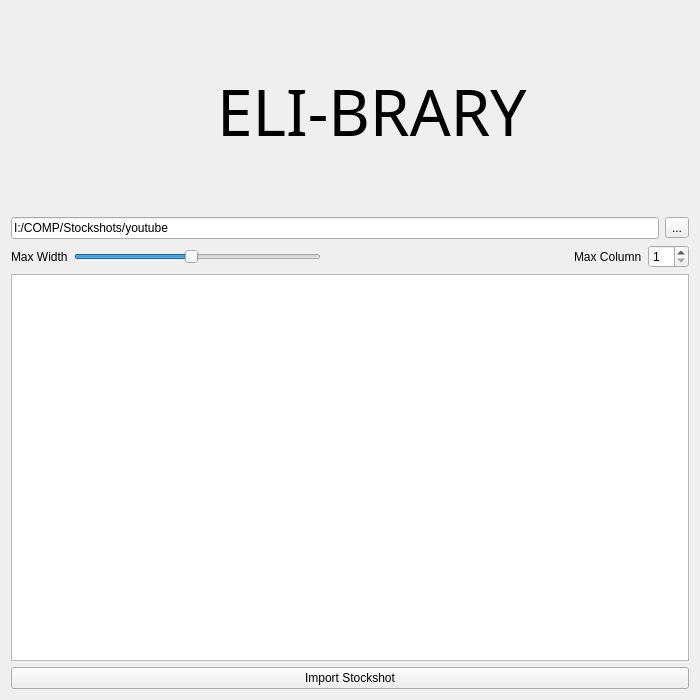
<?xml version="1.0" encoding="UTF-8"?>
<ui version="4.0">
 <class>Form</class>
 <widget class="QWidget" name="Form">
  <property name="geometry">
   <rect>
    <x>0</x>
    <y>0</y>
    <width>700</width>
    <height>700</height>
   </rect>
  </property>
  <property name="minimumSize">
   <size>
    <width>700</width>
    <height>700</height>
   </size>
  </property>
  <property name="maximumSize">
   <size>
    <width>70000</width>
    <height>70000</height>
   </size>
  </property>
  <property name="windowTitle">
   <string>Form</string>
  </property>
  <layout class="QGridLayout" name="gridLayout">
   <item row="1" column="0">
    <layout class="QHBoxLayout" name="horizontalLayout">
     <item>
      <widget class="QLineEdit" name="lineE_path">
       <property name="text">
        <string>I:/COMP/Stockshots/youtube</string>
       </property>
      </widget>
     </item>
     <item>
      <widget class="QToolButton" name="btn_explore">
       <property name="text">
        <string>...</string>
       </property>
      </widget>
     </item>
    </layout>
   </item>
   <item row="3" column="0">
    <widget class="QTableWidget" name="tbl_stockshot">
     <property name="maximumSize">
      <size>
       <width>100000</width>
       <height>100000</height>
      </size>
     </property>
    </widget>
   </item>
   <item row="4" column="0">
    <widget class="QPushButton" name="btn_import">
     <property name="text">
      <string>Import Stockshot</string>
     </property>
    </widget>
   </item>
   <item row="0" column="0">
    <layout class="QHBoxLayout" name="horizontalLayout_2">
     <item>
      <widget class="QLabel" name="label">
       <property name="minimumSize">
        <size>
         <width>200</width>
         <height>200</height>
        </size>
       </property>
       <property name="maximumSize">
        <size>
         <width>200</width>
         <height>200</height>
        </size>
       </property>
       <property name="text">
        <string/>
       </property>
       <property name="pixmap">
        <pixmap>D:/interface python/kitty.png</pixmap>
       </property>
       <property name="scaledContents">
        <bool>true</bool>
       </property>
       <property name="alignment">
        <set>Qt::AlignCenter</set>
       </property>
      </widget>
     </item>
     <item>
      <widget class="QLabel" name="label_2">
       <property name="font">
        <font>
         <family>Montserrat Medium</family>
         <pointsize>48</pointsize>
         <weight>50</weight>
         <bold>false</bold>
        </font>
       </property>
       <property name="text">
        <string>ELI-BRARY</string>
       </property>
      </widget>
     </item>
    </layout>
   </item>
   <item row="2" column="0">
    <layout class="QHBoxLayout" name="horizontalLayout_3">
     <item>
      <widget class="QLabel" name="percent">
       <property name="maximumSize">
        <size>
         <width>500</width>
         <height>16777215</height>
        </size>
       </property>
       <property name="text">
        <string>Max Width</string>
       </property>
      </widget>
     </item>
     <item>
      <widget class="QSlider" name="slider">
       <property name="maximumSize">
        <size>
         <width>500</width>
         <height>16777215</height>
        </size>
       </property>
       <property name="minimum">
        <number>5</number>
       </property>
       <property name="maximum">
        <number>100</number>
       </property>
       <property name="value">
        <number>50</number>
       </property>
       <property name="sliderPosition">
        <number>50</number>
       </property>
       <property name="orientation">
        <enum>Qt::Horizontal</enum>
       </property>
      </widget>
     </item>
     <item>
      <spacer name="horizontalSpacer">
       <property name="orientation">
        <enum>Qt::Horizontal</enum>
       </property>
       <property name="sizeHint" stdset="0">
        <size>
         <width>20</width>
         <height>20</height>
        </size>
       </property>
      </spacer>
     </item>
     <item>
      <widget class="QLabel" name="label_3">
       <property name="maximumSize">
        <size>
         <width>500</width>
         <height>16777215</height>
        </size>
       </property>
       <property name="text">
        <string>Max Column</string>
       </property>
      </widget>
     </item>
     <item>
      <widget class="QSpinBox" name="sbox_amount">
       <property name="maximumSize">
        <size>
         <width>50</width>
         <height>16777215</height>
        </size>
       </property>
       <property name="minimum">
        <number>1</number>
       </property>
       <property name="value">
        <number>1</number>
       </property>
      </widget>
     </item>
    </layout>
   </item>
  </layout>
 </widget>
 <resources/>
 <connections/>
</ui>
